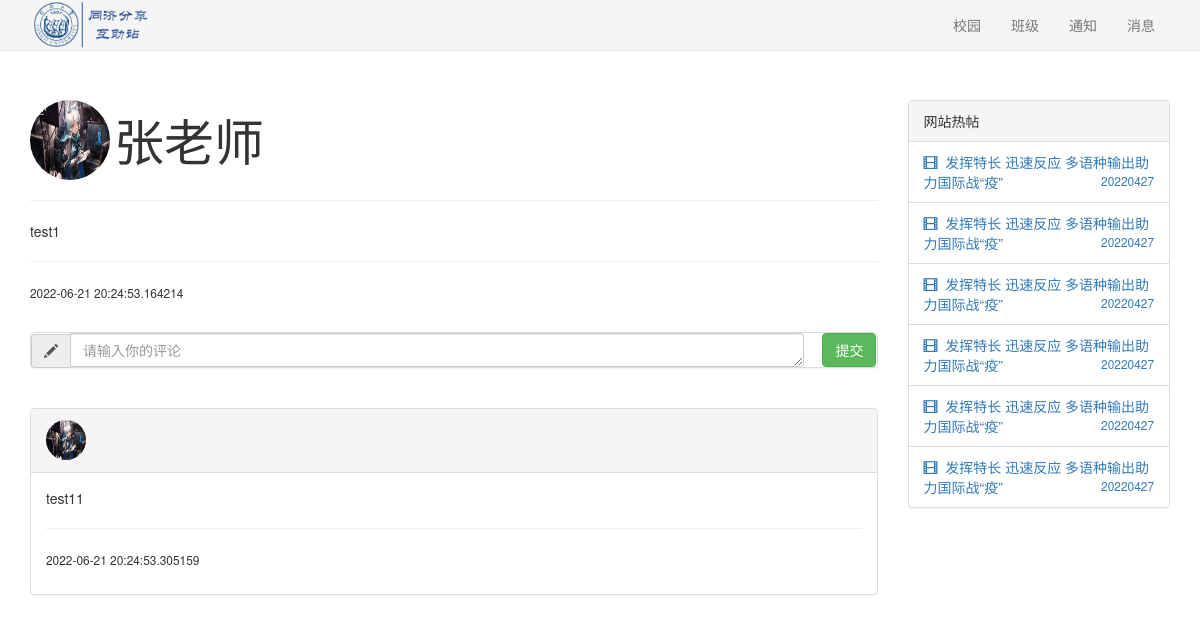
The page /post/1 (signed in) on the database as committed earlier.
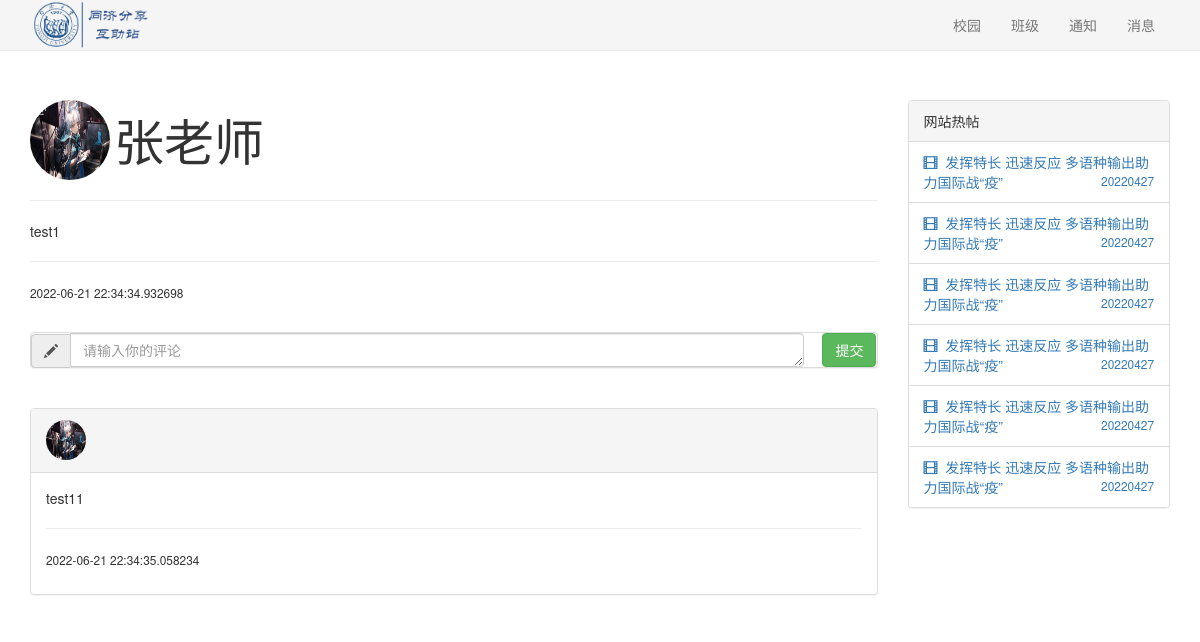
The same page on the database as committed later.
### sql.py (models this page shows, shortened)
class User(UserMixin,db.Model):
    id = db.Column(db.Integer, primary_key=True)  # 主键，学号
    name = db.Column(db.String(20))  # 名字
    password=db.Column(db.String(128)) #密码
    intro=db.Column(db.Text)#个人介绍
    auth=db.Column(db.String(20))#权限
    dormitory=db.Column(db.String(20))#宿舍名
    class_id = db.Column(db.Integer, db.ForeignKey('class_room.id'))#对应的班级
    user_post=db.relationship('post',backref='user_post')#发的帖子
    user_post_comments = db.relationship('post_comment', backref='user_post_comments')#发的评论
    user_notice = db.relationship('notice', backref='user_post')  # 发的帖子
    user_chat_room = db.relationship("chatroom", secondary=user_room,backref=db.backref('user_create', lazy="dynamic")) # 用户对应的聊天室

class post(db.Model):#帖子
    id=db.Column(db.Integer, primary_key=True)
    post_content=db.Column(db.Text)#帖子内容
    create_at = db.Column(db.DateTime, default=datetime.datetime.now)
    update_at = db.Column(db.DateTime, default=datetime.datetime.now, onupdate=datetime.datetime.now)
    publish_user_id=db.Column(db.Integer, db.ForeignKey('user.id'))#发的人
    post_comments=db.relationship('post_comment',backref='post_comments')#评论
    status=db.Column(db.String(20))#状态,比如删除/隐藏

class post_comment(db.Model):
    id=db.Column(db.Integer, primary_key=True)
    comment_content=db.Column(db.Text)#评论内容
    status = db.Column(db.String(20))
    belong_post=db.Column(db.Integer, db.ForeignKey('post.id'))#对应的帖子
    belong_user=db.Column(db.Integer, db.ForeignKey('user.id'))#发的人
    create_at = db.Column(db.DateTime, default=datetime.datetime.now)
    update_at = db.Column(db.DateTime, default=datetime.datetime.now, onupdate=datetime.datetime.now)

### apps/basic.py (the view)
@basicbp.route('/post/<post_id>', methods=['GET', 'POST'])
def viewpost(post_id):
    if (current_user.is_authenticated==False):
        return redirect(url_for("basic.login"))
    if request.method == "POST":
        user_no=current_user.id
        post_content=request.form['comment_content']
        sql.add_post_comment(user_no,post_id,post_content)
    post_content,time,comment,user=sql.find_post(post_id)
    return render_template("post.html",post_content=post_content,time=time,comment=comment,user=user,user_id=current_user.id)

### sql.py (called while the page is built)
@login_manager.user_loader
def load_user(user_id):  # 创建用户加载回调函数，接受用户 ID 作为参数
    user = User.query.get(int(user_id))  # 用 ID 作为 User 模型的 主键查询对应的用户
    return user

def find_post(post_id):
    p=post.query.get(post_id)
    comment=p.post_comments
    user=User.query.get(p.publish_user_id)
    time=p.update_at
    return p.post_content,time,comment,user

### apps/templates/post.html (shortened to what this page needs)
<!DOCTYPE html>
<html>
<head>
    <link rel="stylesheet" href="{{ url_for('static', filename='css/bootstrap.min.css') }}">
    <link href="{{ url_for('static', filename='css/minecss.css') }}" rel="stylesheet">
</head>
<body>
{% include "common/header.html" %}
<br><br><br>
<div class="container">
    <div class="row">
        <div class="col-md-9">
            <img class="img-circle" style="width:80px;height:80px;"
                 src="{{ url_for('static', filename='images/roy.jpg') }}"/>
            <span style="vertical-align:middle;font-size: 50px">{{user.name}}</span>
            <hr>
            <p>
                {{post_content}}
            </p>
            <hr>
            <p><small>{{time}}</small></p>
            <br>
            <div class="panel panel-default">
                <form class="form-horizontal" method="post">
                    <div class="row">
                        <div class="col-md-11">
                            <div class="input-group">
                                <div class="input-group-addon glyphicon glyphicon-pencil"></div>
                                <textarea class="form-control" rows="1" name="comment_content" placeholder="请输入你的评论"
                                          required></textarea>
                            </div>
                        </div>
                        <div class="col-md-1">
                            <input type="submit" value="提交" class="btn btn-success pull-right">
                        </div>
                    </div>
                </form>
            </div>
            <br>
            {% for comment in comment %}
            <div class="panel panel-default">
                <div class="panel-heading">
                    <img class="img-circle" style="width:40px;height:40px;"
                         src="{{ url_for('static', filename='images/roy.jpg') }}"/>
                </div>
                <div class="panel-body">
                    <p>{{comment.comment_content}}</p>
                    <hr>
                    <p><small>{{comment.update_at}}</small></p>
                </div>
            </div>
            {% endfor %}
        </div>
        {% include "common/sidebar.html" %}
    </div>
</div>
</body>
</html>

### apps/templates/common/header.html
<div>
    <nav class="navbar navbar-default navbar-static navbar-fixed-top" role="navigation" style="background:#F5F5F5">
        <div class="container">
            <div class="navbar-header">
                <img style="height:50px;overflow:hidden;"
                     src="{{ url_for('static', filename='images/img_title.png') }}"/>
            </div>
            <div class="pull-right">
                <ul class="nav navbar-nav">
                    <li><a href="#">校园</a></li>
                    <li><a href={{url_for("basic.myclass")}}>班级</a></li>
                    <li><a href="#">通知</a></li>
                    <li><a href="#">消息</a></li>
                </ul>
            </div>
        </div>
    </nav>
</div>
<br><br>

### apps/templates/common/sidebar.html
<div class="col-md-3 sidebar-offcanvas" id="sidebar">
    <div class="panel panel-default">
        <div class="panel-heading">网站热帖</div>
        <ul class="list-group">
            <li class="list-group-item">
                <a href="">
                    <span class="glyphicon glyphicon-film"></span>&nbsp;
                    发挥特长 迅速反应 多语种输出助力国际战“疫” <small class="pull-right">20220427</small>
                </a>
            </li>
            <li class="list-group-item">
                <a href="">
                    <span class="glyphicon glyphicon-film"></span>&nbsp;
                    发挥特长 迅速反应 多语种输出助力国际战“疫” <small class="pull-right">20220427</small>
                </a>
            </li>
            <li class="list-group-item">
                <a href="">
                    <span class="glyphicon glyphicon-film"></span>&nbsp;
                    发挥特长 迅速反应 多语种输出助力国际战“疫” <small class="pull-right">20220427</small>
                </a>
            </li>
            <li class="list-group-item">
                <a href="">
                    <span class="glyphicon glyphicon-film"></span>&nbsp;
                    发挥特长 迅速反应 多语种输出助力国际战“疫” <small class="pull-right">20220427</small>
                </a>
            </li>
            <li class="list-group-item">
                <a href="">
                    <span class="glyphicon glyphicon-film"></span>&nbsp;
                    发挥特长 迅速反应 多语种输出助力国际战“疫”<small class="pull-right">20220427</small>
                </a>
            </li>
            <li class="list-group-item">
                <a href="">
                    <span class="glyphicon glyphicon-film"></span>&nbsp;
                    发挥特长 迅速反应 多语种输出助力国际战“疫”<small class="pull-right">20220427</small>
                </a>
            </li>
        </ul>
    </div>
</div>

Rows that differ between the two databases and show on the page:
changed post "test1": update_at "2022-06-21 20:24:53.164214" → "2022-06-21 22:34:34.932698"
changed post_comment "test11": update_at "2022-06-21 20:24:53.305159" → "2022-06-21 22:34:35.058234"
